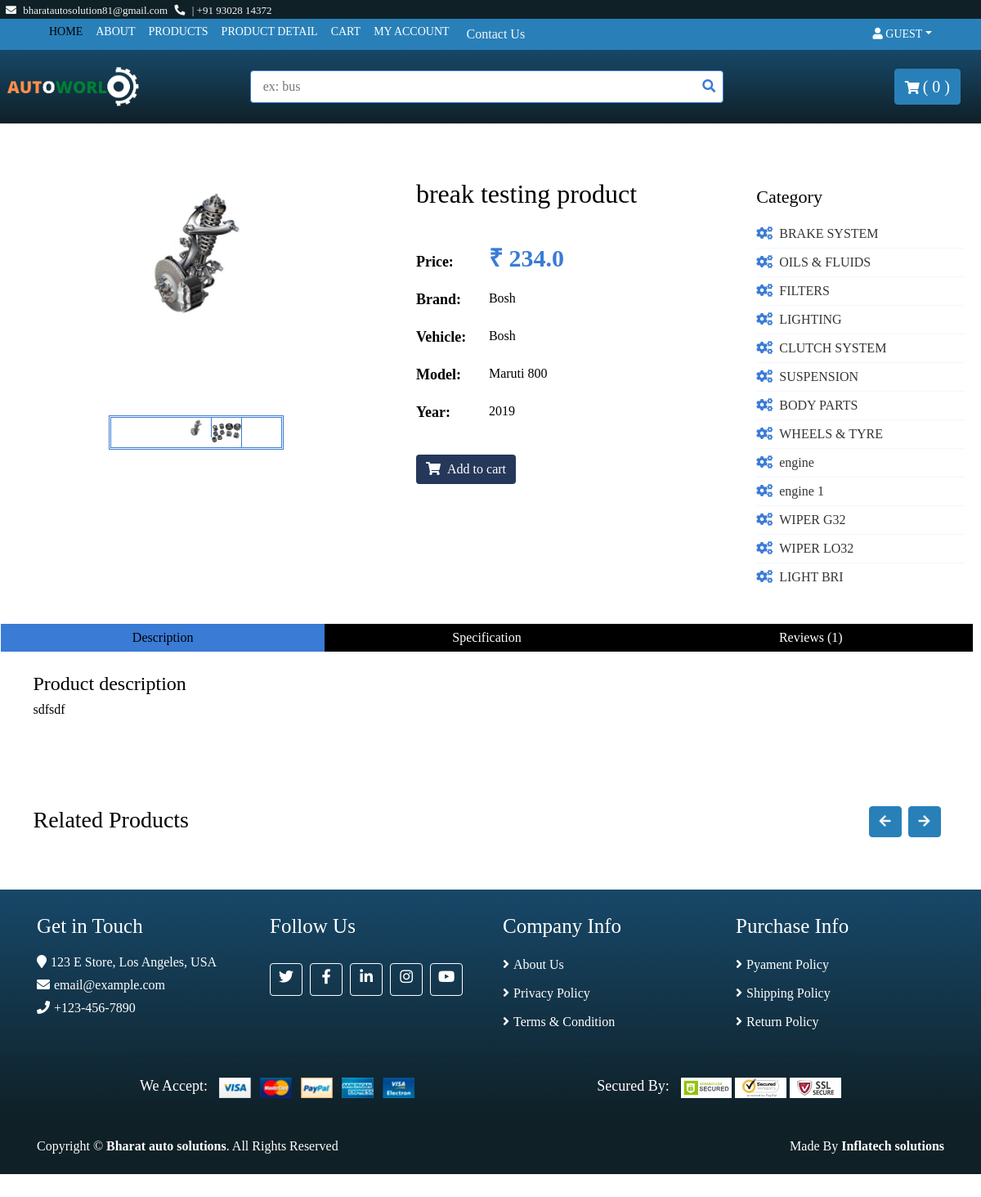
Before: /product/1 with the older database file.
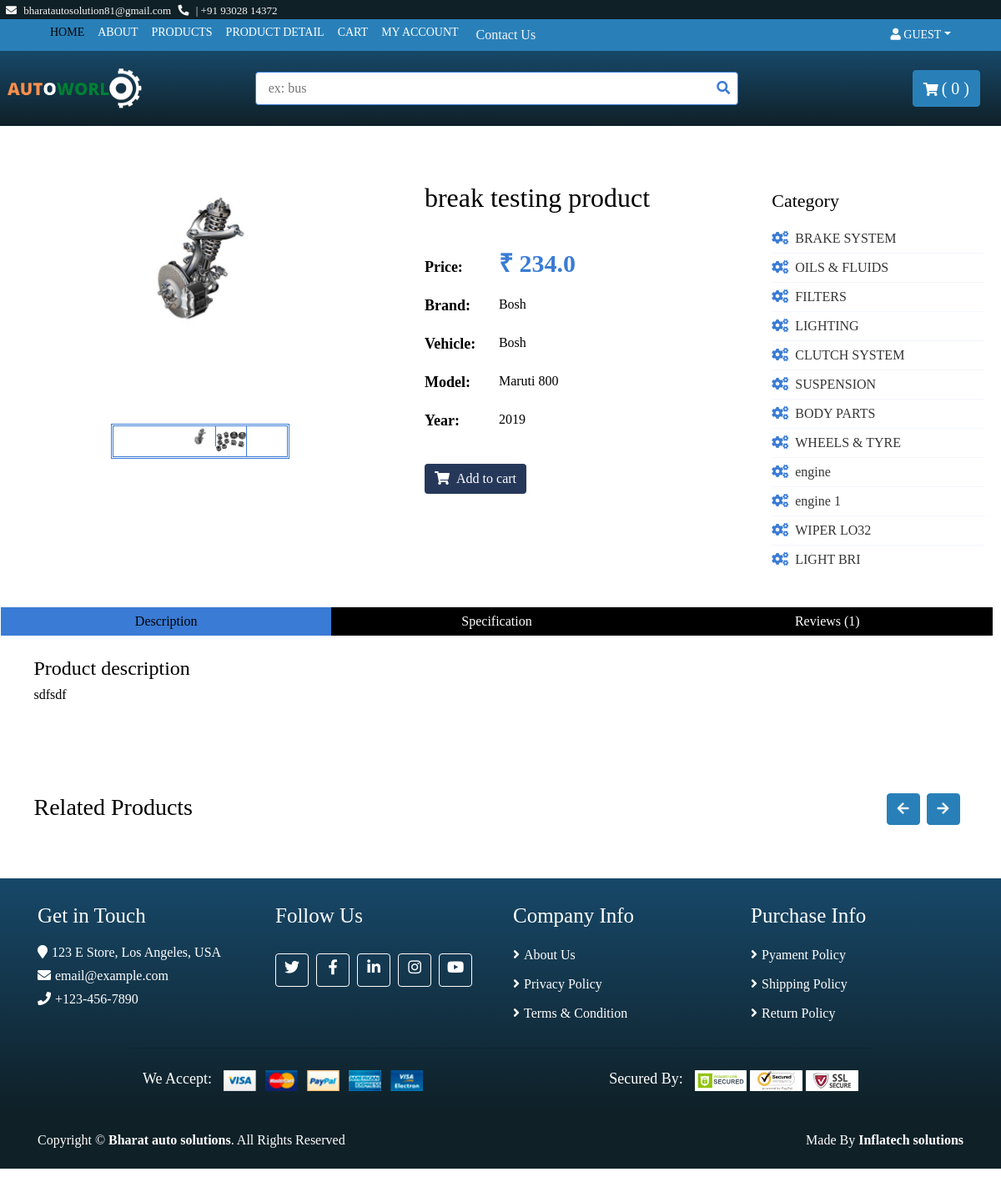
After: the same page with the newer database file.
### base/models.py (models this page shows, shortened)
class ProductImage(models.Model):
    product=models.ForeignKey(Product, on_delete=models.CASCADE, related_name="product_image")
    image=models.ImageField(
        verbose_name='image',
        help_text="upload a product image",
        upload_to="images/",
        null=True,
        blank=True,
    )
    is_feature=models.BooleanField(default=False)
    created_at=models.DateTimeField(auto_now=True)

class Product(models.Model):
    vehicaltype=models.ForeignKey(TypeOfVehicle, blank=False, on_delete=models.RESTRICT)
    manufacturer=models.ForeignKey(Manufacturer, blank=False, on_delete=models.RESTRICT)
    vmodel=models.ForeignKey(CarModel, blank=False, on_delete=models.RESTRICT)
    myear=models.ForeignKey(Year, on_delete=models.RESTRICT)
    brand=models.CharField(max_length=200, blank=True, null=True )
    category=models.ForeignKey(Category, on_delete=models.RESTRICT)
    title=models.CharField(max_length=255, help_text=('required'))
    desc=models.TextField(blank=True, null=True, verbose_name=('desciptions'))
    regular_price=models.DecimalField(max_digits=6, decimal_places=1)
    descount_price=models.DecimalField(max_digits=6, decimal_places=1, blank=True )
    is_active=models.BooleanField(default=True)
    slug=models.SlugField(blank=True, null=True)
    def __str__(self):
        return str(self.title)

class Category(MPTTModel):
    name=models.CharField(max_length=245, unique=True)
    slug=models.SlugField(max_length=255, unique=True)
    image=models.ImageField(
        verbose_name='category image',
        help_text="upload a category image",
        upload_to="images/",
        null=True,
        blank=True,
    )
    parent=TreeForeignKey('self', on_delete=models.CASCADE, null=True, blank=True, related_name="children")
    is_active=models.BooleanField(default=True)
    class MPTTMeta:
        order_insertion_by=['name']
    def __str__(self):
        return str(self.name)

### base/views.py (the view)
# urls.py: path('product/<str:pk>',views.product, name="product"),
def product(request, pk=None):
     if request.user.is_authenticated:
        customer = request.user.customer
        cartItems= nav(HttpRequest, customer)
     else:
        cartItems=0
     product=Product.objects.prefetch_related("product_image").filter(id=pk)
     cateories = Category.objects.all()
     context={'pro':product,'cartItems':cartItems,'cateories':cateories}
     return render(request, 'product.html', context)

### templates/product.html (shortened to what this page needs)
{% extends 'base.html' %}
{% load static %}
{% block content %}
<br>
<br>
        <div class="product-detail">
            <div class="container-fluid">
                <div class="row">
                    <div class="col-lg-12">
                    {% for p in pro %}
                        <div class="product-detail-top">
                            <div class="row">
                                <div class="col-md-1"></div>
                                <div class="col-md-3">
                                    <div class="product-slider-single normal-slider">
                                            {% for image in p.product_image.all %}
                                        <img src="{{ image.image.url }}" alt="Product Image" >
                                        {% endfor %}
                                    </div>
                                    <div class="product-slider-single-nav normal-slider">
                                        {% for image in p.product_image.all %}
                                        <div class="slider-nav-img"><img src="{{ image.image.url }}" alt="Product Image"></div>
                                    {% endfor %}
                                    </div>
                                </div>
                                <div class="col-md-1"></div>
                                <div class="col-md-4">
                                    <div class="title" ><h2>{{p}}</h2></div>
                                    <div class="product-content">
                                        <div class="price">
                                            <h4>Price:</h4>
                                            <p>&#8377; {{p.regular_price}} </p>
                                        </div>
                                        <div class="p-size">
                                            <h4>Brand:</h4>
                                            <div class="btn-group btn-group-sm">
                                                <h6>Bosh</h6>
                                            </div>
                                        </div>
                                        <div class="p-size">
                                            <h4>Vehicle:</h4>
                                            <div class="btn-group btn-group-sm">
                                                <h6>Bosh</h6>
                                            </div>
                                        </div>
                                        <div class="p-size">
                                            <h4>Model:</h4>
                                            <div class="btn-group btn-group-sm">
                                                <h6>Maruti 800</h6>
                                            </div>
                                        </div>
                                        <div class="p-size">
                                            <h4>Year:</h4>
                                            <div class="btn-group btn-group-sm">
                                                <h6>2019</h6>
                                            </div>
                                        </div>
<br>
                                        <div class="action">
                                            {% if not request.user.is_authenticated %}
                                            <a href="{% url 'loginr' %}"><button class="btn ss"><i class="fa fa-shopping-cart"></i> Add to cart </button></a>
                                            {% endif %}
                                        </div>
                                    </div>
                                </div>
                                <div class="col-md-3">
                                    <div class="sidebar-widget category">
                                        <h2 class="title">Category</h2>
                                        <nav class="navbar bg-light">
                                            <ul class="navbar-nav">
                                                {% for cateorie in cateories%}
                                                <li class="nav-item">
                                                    <a class="nav-link" href="{% url 'category' slug=cateorie.slug %}"><i class="fas fa-cogs"></i>{{cateorie}}</a>
                                                </li>
                                                {% endfor %}
                                            </ul>
                                        </nav>
                                    </div>
                                </div>
                            </div>
                        </div>
                        <div class="row product-detail-bottom">
                            <div class="col-lg-12">
                                <ul class="nav nav-pills nav-justified">
                                    <li class="nav-item">
                                        <a class="nav-link active" data-toggle="pill" href="#description">Description</a>
                                    </li>
                                    <li class="nav-item">
                                        <a class="nav-link" data-toggle="pill" href="#specification">Specification</a>
                                    </li>
                                    <li class="nav-item">
                                        <a class="nav-link" data-toggle="pill" href="#reviews">Reviews (1)</a>
                                    </li>
                                </ul>
                                <div class="tab-content">
                                    <div id="description" class="container tab-pane active">
                                        <h4>Product description</h4>
                                        <p>
                                       {{p.desc}}
                                        </p>
                                    </div>
                                </div>
                            </div>
                        </div>
                        {% endfor %}
                        {% include 'product_display.html' %}
                </div>
            </div>
        </div>
{% endblock content %}

Changed rows visible on the page:
removed Category: name "WIPER G32"
